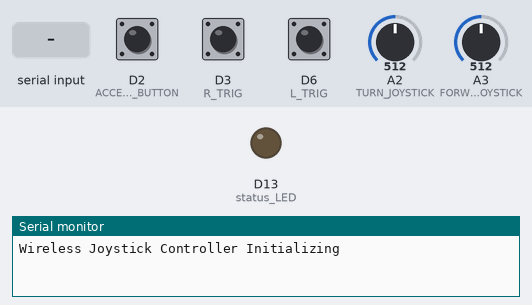
This sketch was run on a simulated Arduino Zero (SAMD21). On the bench: output pins drawn as LEDs (lit = HIGH), the last lines printed to the serial monitor. Inputs (shaded band) come from the test bench; at power-on: D2 (ACCELERATE_BUTTON) HIGH, D3 (R_TRIG) HIGH, D6 (L_TRIG) HIGH, A2 (TURN_JOYSTICK) = 512, A3 (FORWARD_REVERSE_JOYSTICK) = 512. Pins used as bus, display or sensor lines are not drawn.

Above: at 0.2 s.
At 1.5 s:
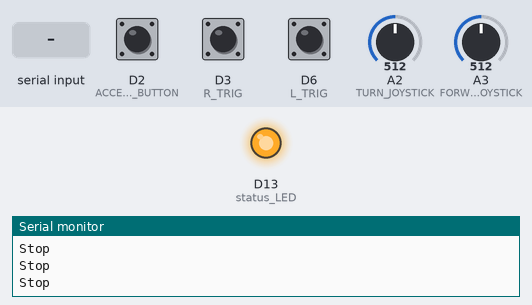
1.6 s: D2 (ACCELERATE_BUTTON) pulled LOW for 0.15 s
4.6 s: D3 (R_TRIG) pulled LOW for 0.15 s
7.6 s: D6 (L_TRIG) pulled LOW for 0.15 s
10.6 s: "1" received over Serial
Timing chart, 0 to 13.6 s (numbered marks = the images above; inputs shaded):
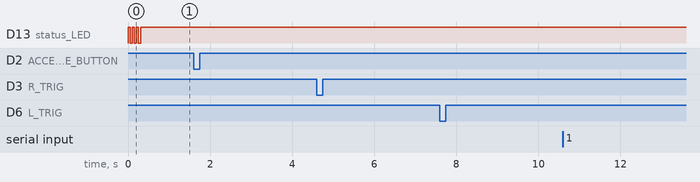

The sketch:

4_1_Full_Remote_Control_SAMD21_Audio.ino
```cpp
// (licence header left out)
#define L_TRIG 6        // Pin used for left trigger
#define R_TRIG 3        // Pin used for right trigger
boolean prev_buttonL_State = HIGH;    //value to store the previous state of the button press
boolean current_buttonL_State = HIGH; //value to store the current state of the button press

boolean prev_buttonR_State = HIGH;    //value to store the previous state of the button press
boolean current_buttonR_State = HIGH; //value to store the current state of the button press

#define FORWARD_REVERSE_JOYSTICK A3   // Pin used for left joystick's y-component
#define TURN_JOYSTICK A2   // Pin used for left joystick x-component

boolean current_buttonACCELERATE_State;
#define ACCELERATE_BUTTON 2 // Pin used for right trigger

// We'll store the the analog joystick values here
int16_t forward_reverse_Stick_value;
int16_t turnStick_value;

char c_data;//send values through the serial monitor for debugging

//LED to check if the LED is initialized.
const int status_LED = 13;

//needed for certain XBee Series 3 modules
#define xbee_reset A5

void setup() {

  pinMode(L_TRIG, INPUT_PULLUP); // Enable pullup resistor for left trigger
  pinMode(R_TRIG, INPUT_PULLUP); // Enable pullup resistor for right trigger

  SerialUSB.begin(9600);// Initialize Serial Monitor for DEBUGGING

  //Uncomment this if you want to wait until the serial monitor is open.
  //while (!SerialUSB); //Wait for Serial Monitor to Open

  SerialUSB.println("Wireless Joystick Controller Initializing");
  Serial1.begin(9600); // Start serial communication with XBee at 9600 baud

  xbee3_RESET();//in case XBee3 has issues initializing, hardware reset

  pinMode(ACCELERATE_BUTTON, INPUT_PULLUP); // Enable pullup resistor for accelerate button D2

  //Status LED to see if the Controller is initializing
  pinMode(status_LED, OUTPUT);
  for (int i = 0; i < 3; i++) {
    digitalWrite(status_LED, HIGH);//set Status LED on
    delay(50);
    digitalWrite(status_LED, LOW); //set Status LED off
    delay(50);
  }
  SerialUSB.println("Wireless Joystick Controller's XBee Ready to Communicate");
  delay(10);
}//end setup

void loop() {

  current_buttonL_State = digitalRead(L_TRIG);
  current_buttonR_State = digitalRead(R_TRIG);

  //initialize variables to read buttons
  current_buttonACCELERATE_State = digitalRead(ACCELERATE_BUTTON);
  /***button1state
    - LOW or 0 means pressed
    - HIGH or 1 means not pressed
   ****/
  //Store values read joystick
  forward_reverse_Stick_value = analogRead(FORWARD_REVERSE_JOYSTICK);
  turnStick_value = analogRead(TURN_JOYSTICK);

  //send commands via serial monitor for testing here
  if (SerialUSB.available()) {
    c_data = SerialUSB.read();//take character from serial monitor and store in variable

    Serial1.print(c_data);//send to XBee

    //echo back what was sent to serial monitor
    SerialUSB.println("Sending Character Here, ");
    SerialUSB.println(c_data);

  }

  if (current_buttonACCELERATE_State == LOW) {
    SerialUSB.println("Accelerate Button has been pressed!");

    if (forward_reverse_Stick_value > 1000) {
      SerialUSB.println("Forward");
      Serial1.print('A');//transmit to RedBot via XBees on the same channel
      digitalWrite(status_LED, HIGH); //turn ON Status LED
      //delayMicroseconds(500);//add short delay for LED for feedback, this can be commented out if it is affecting performance
    }
    else if ( turnStick_value < 20) {
      SerialUSB.println("Turn Right");
      Serial1.print('B');
      digitalWrite(status_LED, HIGH); //turn ON Status LED
      //delayMicroseconds(500);//add short delay for LED for feedback, this can be commented out if it is affecting performance
    }
    else if (forward_reverse_Stick_value < 20) {

      SerialUSB.println("Reverse");
      Serial1.print('C');
      digitalWrite(status_LED, HIGH); //turn ON Status LED
      //delayMicroseconds(500);//add short delay for LED for feedback, this can be commented out if it is affecting performance
    }
    else if (turnStick_value > 1000) {
      SerialUSB.println("Turn Left");
      Serial1.print('D');
      digitalWrite(status_LED, HIGH); //turn ON Status LED
      //delayMicroseconds(500);//add short delay for LED for feedback, this can be commented out if it is affecting performance

    }
    else {
      SerialUSB.println("Coast");
      digitalWrite(status_LED, HIGH); //turn ON Status LED
      Serial1.print('J');
    }

    //Debug left analog joystick here
    //Boundaries vary depending on the joystick's read value
    //You may need to adjust the values in the condition statements to calibrate
    //Additional condition statements will need to be written for pivoting
    //and turning in reverse
    SerialUSB.print("forward_reverse_Stick_value  = "); //~1023 up, ~7-9 down
    SerialUSB.println(forward_reverse_Stick_value);
    SerialUSB.println("turnStick_value = "); //~1023 left, ~5-6 right
    SerialUSB.println(turnStick_value);

  }
  else {//current_buttonACCELERATE_State == HIGH
    //if not sending a command to drive, automatically have the robot stop moving
    SerialUSB.println("Stop");
    digitalWrite(status_LED, HIGH); //turn ON Status LED
    Serial1.print('K');
  }


  if (current_buttonL_State == LOW) {
    if (prev_buttonL_State != current_buttonL_State) {
      SerialUSB.println("R Trigger Button has been pressed!");
      SerialUSB.println("Coin Sound");
      Serial1.print('X');
      digitalWrite(status_LED, HIGH); //turn ON Status LED
    }
  }
  if (current_buttonR_State == LOW) {
    if (prev_buttonR_State != current_buttonR_State) {
      SerialUSB.println("R Trigger Button has been pressed!");
      SerialUSB.println("Fireball Sound");
      Serial1.print('Y');
      digitalWrite(status_LED, HIGH); //turn ON Status LED
    }
  }

  prev_buttonL_State = current_buttonL_State; //save current state
  prev_buttonR_State = current_buttonR_State; //save current state
  delay(100); //add short delay for LED for feedback, this can be commented out if it is affecting performance
  digitalWrite(status_LED, LOW); //turn OFF Status LED
}//end loop

void xbee3_RESET() {

  //HARDWARE RESET
  /*
    - XBee Series 3 Hardware Reference Manual
    - Pg 31 Power Supply Design recommends decoupling capacitor between Vcc and GND.
      Tested with 10uF capacitor and without. This was not necessary.
    - Pg 60 Brown Out Detection. This is REQUIRED. Add a jumper between the XBee's Reset and A5
    https://www.digi.com/resources/documentation/digidocs/pdfs/90001543.pdf

    - Power cycle XBee Series 3 by grounding RESET Pin to avoid dicontinuities in ramp up and brown out detection
    https://www.silabs.com/community/mcu/32-bit/knowledge-base.entry.html/2017/06/14/rmu_e203_avdd_ramp-j176

    - Minimum Time to Force Reset:
    - EFM32 devices = 50ns; EFM32PG/JG: Pearl and Jade Gecko =100ns
    https://www.silabs.com/community/mcu/32-bit/knowledge-base.entry.html/2016/07/22/minimum_reset_holdt-PglD
  */
  pinMode(xbee_reset, OUTPUT);
  digitalWrite(xbee_reset, HIGH);
  delayMicroseconds(1);
  digitalWrite(xbee_reset, LOW);
  delayMicroseconds(1);
  digitalWrite(xbee_reset, HIGH);

  /*
    //SOFTWARE RESET
    //Software reset does not work with XBee Series 3... Needs a hardware reset
    delay(500);//wait until XBee Series 3 to start up after hardware reset
    Serial1.write("+++"); //Enter Command Mode
    delay(500);//short delay as the XBee gets into command mode
    Serial1.write("ATFR");//AT command for software reset
    Serial1.write("\r");//carriage return
    Serial1.write("\n");//new line
  */
}
```

Measured:
- by itself, D13 (status_LED): alternates HIGH for 0.05 s and LOW for 0.05 s, 6 changes in all, then stays HIGH
